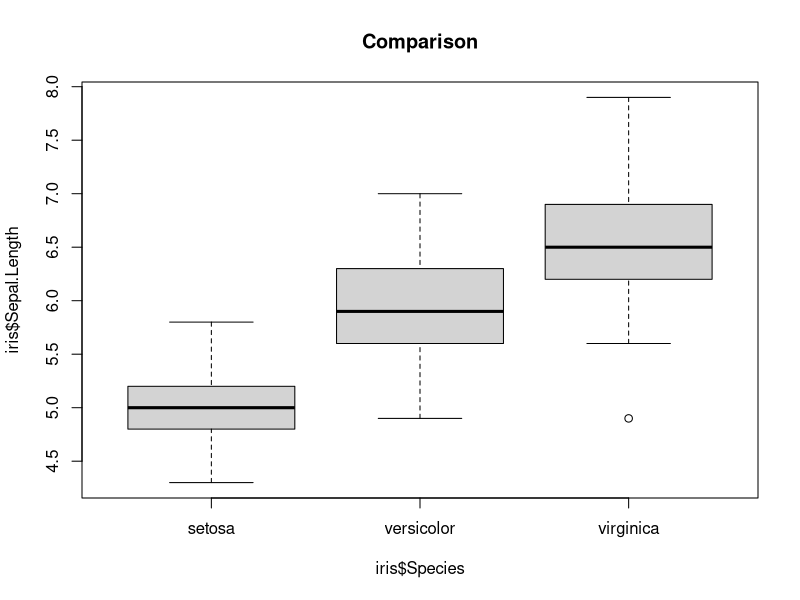
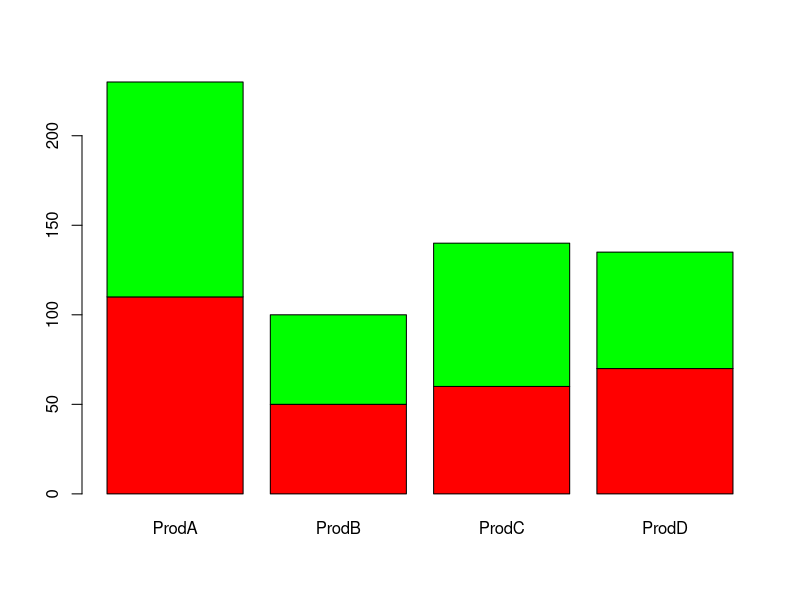
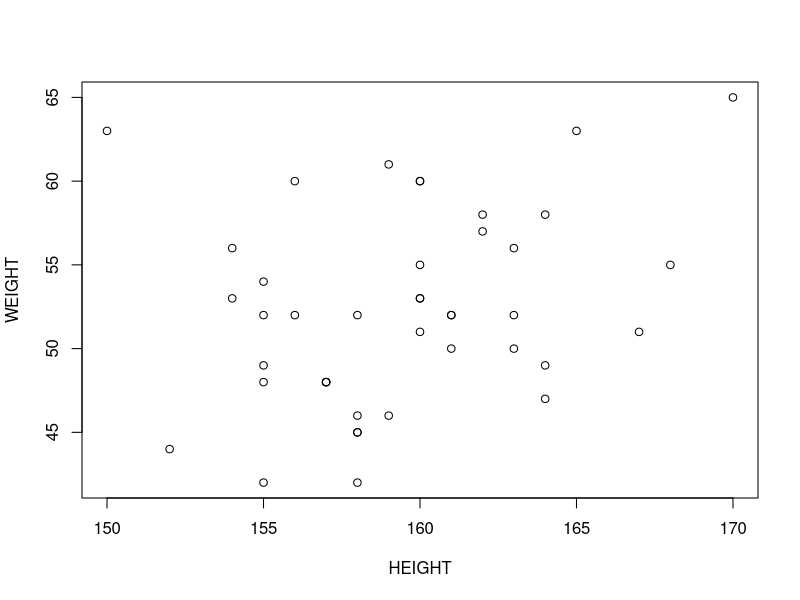
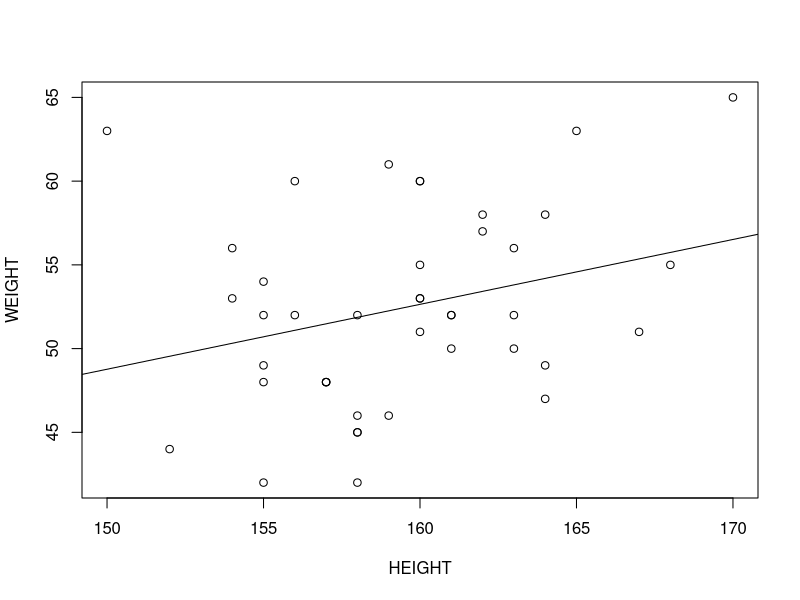

Here is the R script that generated these plots, in order:
## ---- chunk 1

# Numeric example
x <- c(0.5, 0.6)
age <- c(20, 35, 32, 29)

# Summary of numeric vector
summary(age)

# Reassign age with new values
age <- c(35, 24, 18, 24)

# Mean of new age values
mean(age)

#Logical 
x <- c(TRUE,FALSE)
x <- c(T,F)

#Character 
x <- c("a","b","c")
class <-c("M","F","F","M")

#Integer
x <-9:29


#Complex
x<- c(1+0i, 2+4i)
x

#Matrix and Operation within Matrices
x<-matrix(1:6, nrow=2 ,ncol=3)
x

y<-matrix(1:6,nrow =3 ,ncol =2 )
y

x%*%y

#List
x<-list(1,"a",TRUE,1+4i)
x

#Factor 
x<-factor(c("yes","yes","no","yes","no"))
x

#Create a vector with NA in it 
x<-c(1,2,NA,10,3)
##check which number in  X is NA 
is.na(x)

x <- c(1, 2, 4, "NA", 5)
bad <- is.na(x)
x[!bad]

x <- c(1, 2, NA, 4, NA, 5)
y <- c("a", "b", NA, "d", NA, "f")
good <- complete.cases(x, y)
good

# Coercion
sum(c(TRUE, TRUE, FALSE, FALSE, FALSE))
#11. Create Data Frame
studentID <- c(1,2,3,4,5)
math_score <- c(12,17,10,9,NA)
gender <- c("M","F","M","M","F")
it_score <- c(13,18,11,10,19)
scoredata <- data.frame(studentID, gender, math_score, it_score)
scoredata

#Built-in Dataset Example
data("airquality")
variable.names(airquality)
str(airquality)
summary(airquality)

#Exploration Data Analysis (EDA)
data_class <- data.frame(
HEIGHT = c(161,155,158,170,160,156,162,158,158,167,160,155,154,155,157,157,160,158,160,160,
152,154,150,161,162,164,161,155,159,163,159,160,158,165,156,163,155,164,163,168,
157,164),
WEIGHT = c(50,49,42,65,60,52,58,46,45,51,60,42,53,48,48,48,53,52,51,53,
44,56,63,52,57,49,52,54,46,50,61,55,45,63,60,56,52,47,52,55,
48,58)
)
summary(data_class)
apply(data_class,2,mean)
apply(data_class,2,sd)

#Relationship Between Variables – iris Dataset
data("iris")
by(iris$Petal.Length, iris$Species, summary)
boxplot(iris$Sepal.Length ~ iris$Species, data = iris, main="Comparison")

#Relationship Between Two Categorical Variables
ucba <- data.frame(UCBAdmissions)
(cross <- xtabs(Freq ~ Gender + Admit, data = ucba))
prop.table(cross, 2)

#Bar Chart
dat <- read.table(text ="ProdA ProdB ProdC ProdD
1 110 50 60 70
2 120 50 80 65", header=TRUE)
barplot(as.matrix(dat), beside=FALSE, col=c("red","green"))

#Scatter Plot

plot(WEIGHT ~ HEIGHT, data=data_class)
cor(data_class$HEIGHT, data_class$WEIGHT)

#Linear Model
plot(WEIGHT ~ HEIGHT, data=data_class)
abline(lm(WEIGHT ~ HEIGHT, data=data_class))
summary(lm(WEIGHT ~ HEIGHT, data=data_class))

#Data Management – Creating BMI
BMI <- round(data_class$WEIGHT / (data_class$HEIGHT/100)^2, 2)
new_data_class <- cbind(data_class, BMI)
head(new_data_class, n=5)
summary(BMI)
stem(BMI, scale=2)

